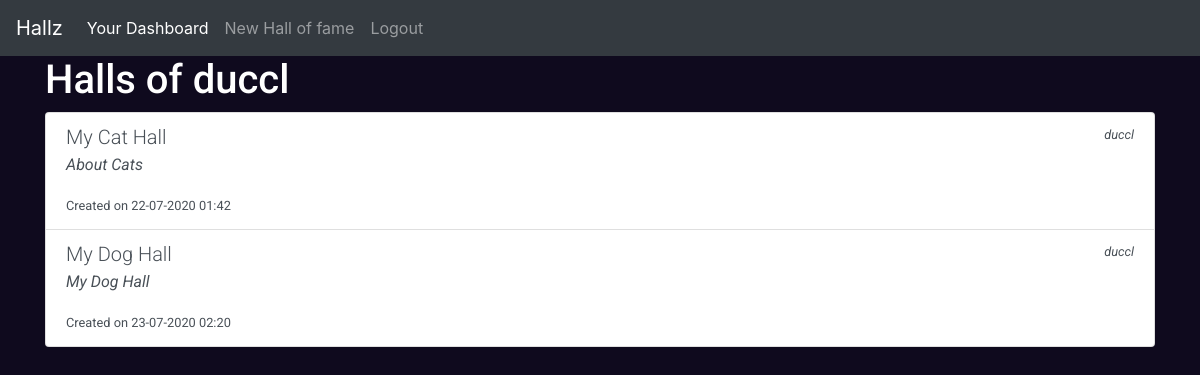
Screenshot of /dashboard/duccl/ (signed in) with the database file from the repository.
### halls/models.py (models this page shows, shortened)
class Hall(models.Model):
    author = models.ForeignKey('auth.user',on_delete=models.CASCADE)
    title = models.CharField(max_length=100)
    description = models.CharField(max_length=100,default='')
    creation_date = models.DateTimeField(auto_now=True)

### halls/views.py (the view)
# urls.py: path('dashboard/<str:username>/',DashBoardView.as_view(),name='dashboard'),
class DashBoardView(LoginRequiredMixin,ListView):
    template_name = "halls/dashboard.html"
    login_url = login_url
    model = Hall
    context_object_name = 'halls'
    def get_queryset(self):
        return Hall.objects.filter(author__username = self.kwargs["username"])
    def get_context_data(self, **kwargs):
        context = super().get_context_data(**kwargs)
        context["username"] = self.kwargs["username"]
        return context

### halls/templates/halls/dashboard.html
{% extends './base.html' %}
{% block content_section%}
<div class="container roboto margin-top color-white">
    <h1>Halls of {{username}}</h1>
    {% if halls %}
    <div class="list-group">
        {%for hall in halls%}
        <a href="{% url 'halls:hall' hall_id=hall.id %}" class="list-group-item list-group-item-action">
            <div class="d-flex w-100 justify-content-between">
                <h5 class="mb-1 font-weight-light">{{hall.title}}</h5>
                <small class="mb-1 font-italic">{{hall.author}}</small>
            </div>
            <p class="font-italic">{{hall.description | safe}}</p>
            <small>Created on {{hall.creation_date| date:"d-m-Y h:i"}}</small>
        </a>
        {%endfor%}
    </div>
    {% endif %}
</div>
{%endblock%}

### accounts/static/accounts/css/style.css (style rules this page uses)
*, body { padding: 0px; -webkit-box-sizing: border-box; box-sizing: border-box; }
body { background-color: #0F0A1E; }
.roboto { font-family: 'Roboto',sans-serif; }
.color-white { color: white; }

### rows the page displays
Hall: title "My Cat Hall", author "duccl", description "About Cats", creation_date "22-07-2020 01:42"
Hall: title "My Dog Hall", author "duccl", description "My Dog Hall", creation_date "23-07-2020 02:20"

### other values shown
{{ username }} "duccl"
